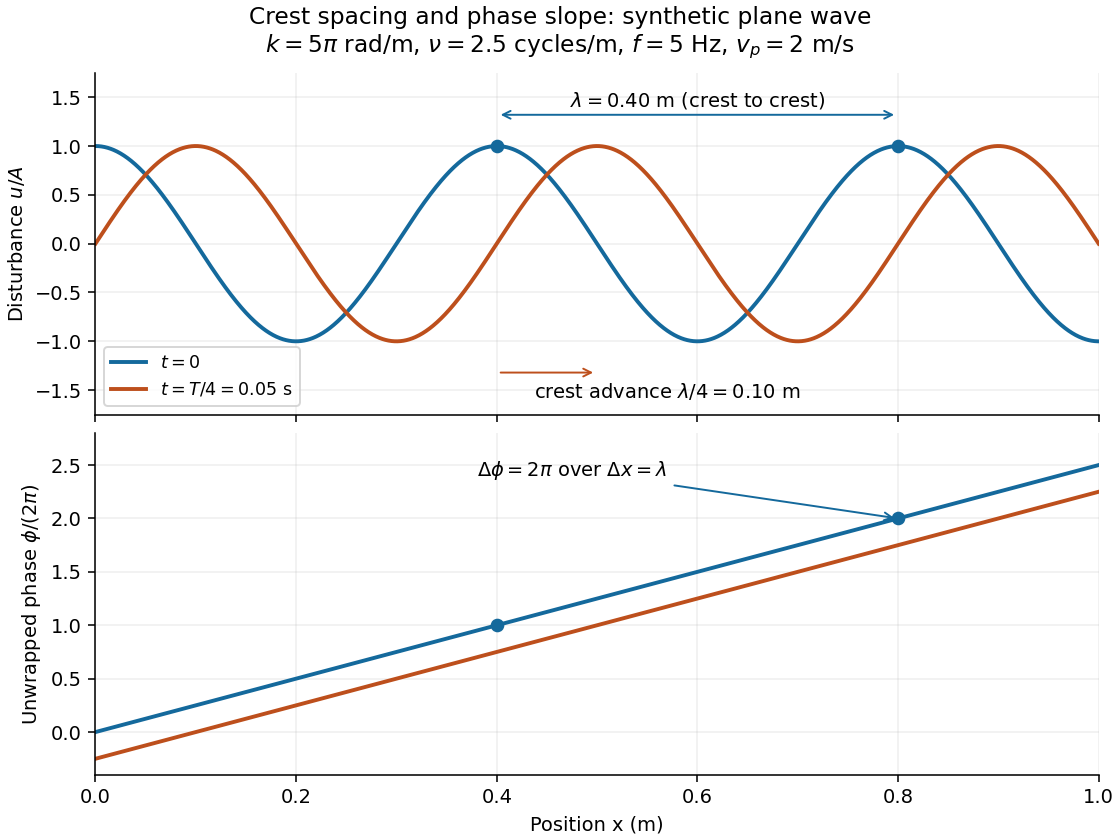

The Python source for this figure:
"""Synthetic monochromatic-wave phase and crest distances.

Tested with Python 3.14, Matplotlib 3.10.7 and NumPy 2.3.5.
Run from _media; the opaque PNG is written to the current directory.
"""

from pathlib import Path

import matplotlib.pyplot as plt
import numpy as np


def main():
    wavelength, frequency = 0.4, 5.0
    k, omega = 2 * np.pi / wavelength, 2 * np.pi * frequency
    period = 1 / frequency
    x = np.linspace(0, 1, 2001)
    fig, (wave, phase) = plt.subplots(2, 1, figsize=(8, 6), sharex=True,
                                     layout="constrained", facecolor="white")
    for time, color, label in [(0, "#14699c", r"$t=0$"),
                               (period / 4, "#bd4f1c", r"$t=T/4=0.05$ s")]:
        phi = k * x - omega * time
        wave.plot(x, np.cos(phi), color=color, lw=2, label=label)
        phase.plot(x, phi / (2 * np.pi), color=color, lw=2, label=label)
    wave.scatter([0.4, 0.8], [1, 1], color="#14699c", zorder=5)
    wave.annotate("", (0.8, 1.32), (0.4, 1.32),
                  arrowprops={"arrowstyle": "<->", "color": "#14699c"})
    wave.text(0.6, 1.4, r"$\lambda=0.40$ m (crest to crest)", ha="center")
    wave.annotate("", (0.5, -1.32), (0.4, -1.32),
                  arrowprops={"arrowstyle": "->", "color": "#bd4f1c"})
    wave.text(0.57, -1.41, r"crest advance $\lambda/4=0.10$ m", ha="center", va="top")
    wave.set_ylim(-1.75, 1.75)
    wave.set_ylabel(r"Disturbance $u/A$")
    wave.legend(loc="lower left", fontsize=9)
    phase.scatter([0.4, 0.8], [1, 2], color="#14699c", zorder=5)
    phase.annotate(r"$\Delta\phi=2\pi$ over $\Delta x=\lambda$",
                   xy=(0.8, 2), xytext=(0.38, 2.4), fontsize=10,
                   arrowprops={"arrowstyle": "->", "color": "#14699c"})
    phase.set_ylim(-0.4, 2.8)
    phase.set_ylabel(r"Unwrapped phase $\phi/(2\pi)$")
    phase.set_xlabel("Position x (m)")
    phase.set_xticks(np.arange(0, 1.01, 0.2))
    for ax in (wave, phase):
        ax.set_facecolor("white")
        ax.set_xlim(0, 1)
        ax.grid(alpha=0.2)
        ax.spines[["top", "right"]].set_visible(False)
    fig.suptitle("Crest spacing and phase slope: synthetic plane wave\n"
                 r"$k=5\pi$ rad/m, $\nu=2.5$ cycles/m, $f=5$ Hz, $v_p=2$ m/s", fontsize=12)
    fig.savefig(Path.cwd() / (Path(__file__).stem + ".png"), dpi=140,
                facecolor="white", transparent=False)
    plt.close(fig)


if __name__ == "__main__":
    main()
